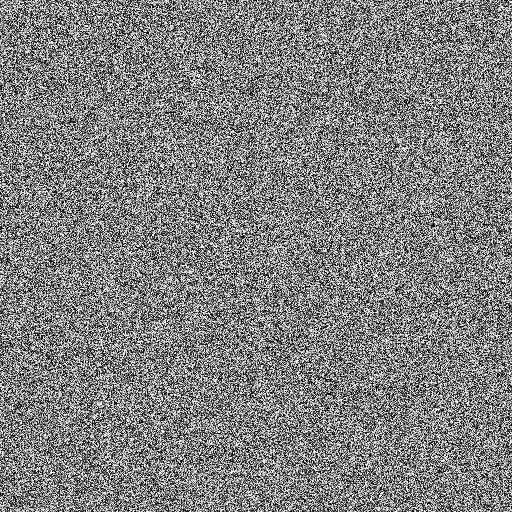
#> input picture Programming/01-beat-the-map/second_hint.bmp, 512 x 512 px
$ python parse_hint.py
#> lines starting #> are read from the running program, lines starting #| are printed output that depends on the picture
# FROM HINT1 - IN_SECOND_HINT_MAKE_ODD_0_AND_EVEN_255
import cv2
import numpy as np
import types

# Decode the data in the image

def get_pixel_color(value):
    if (value % 2 == 0):
        return 255
    return 0

def parse_hint():
    # read the image that contains the hidden image
    image = cv2.imread("second_hint.bmp")  # read the image using cv2.imread()
#> image is the input picture: shape (512, 512, 3); min 0, max 255, mean 128.1
    new_image = np.copy(image)
    i = 0
    for values in new_image:
        for pixel in values:
            pixel[0] = get_pixel_color(pixel[0])
            pixel[1] = get_pixel_color(pixel[1])
            pixel[2] = get_pixel_color(pixel[1])
#> after the loop, pixel = [0, 0, 255]

    cv2.imwrite('solve_hint2.bmp', new_image)
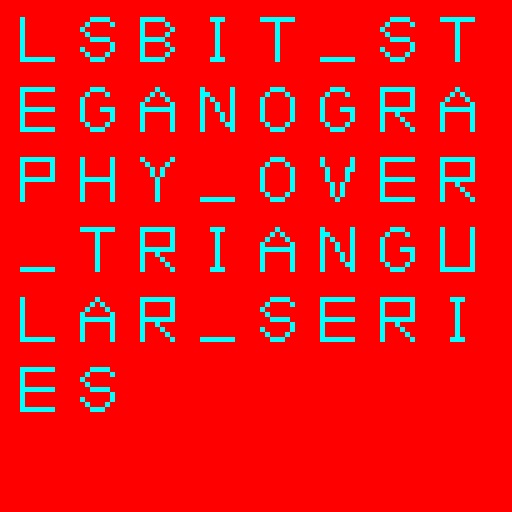
#> saved as solve_hint2.bmp: shape (512, 512, 3); mean B, G, R 20.3, 20.3, 234.7


parse_hint()
